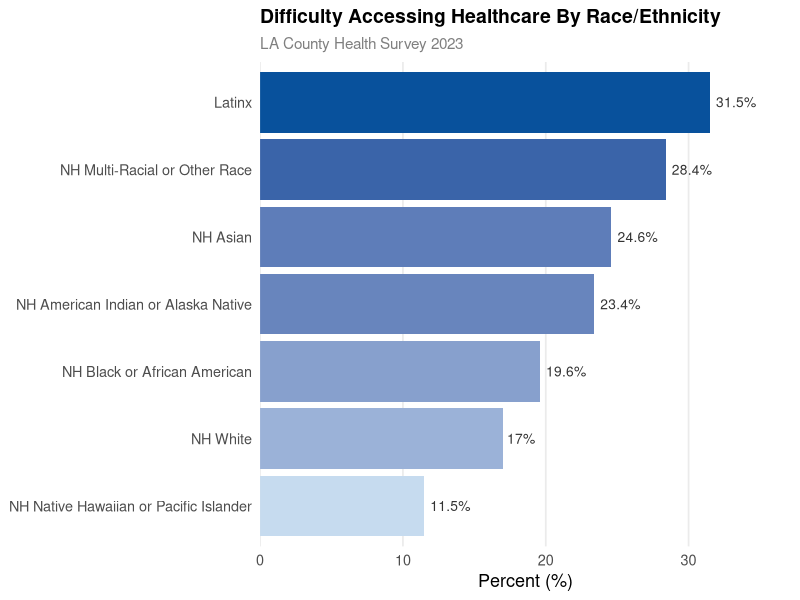
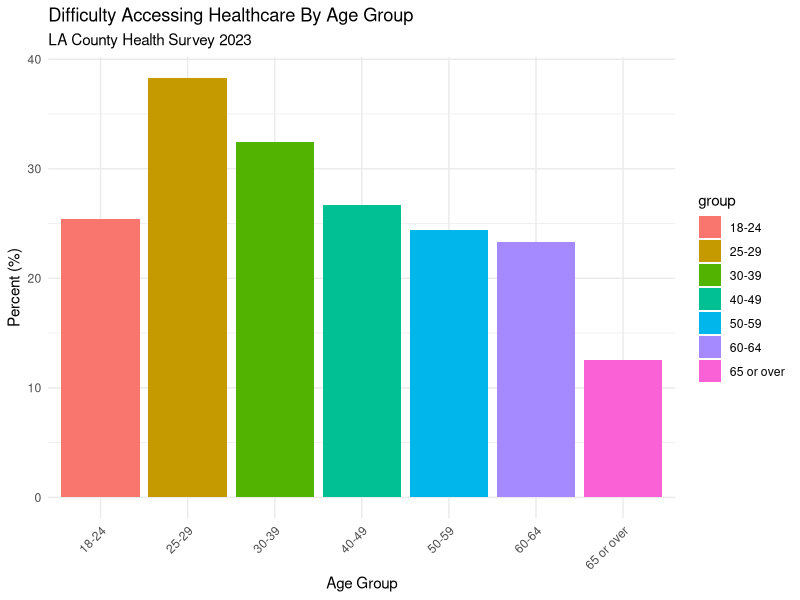
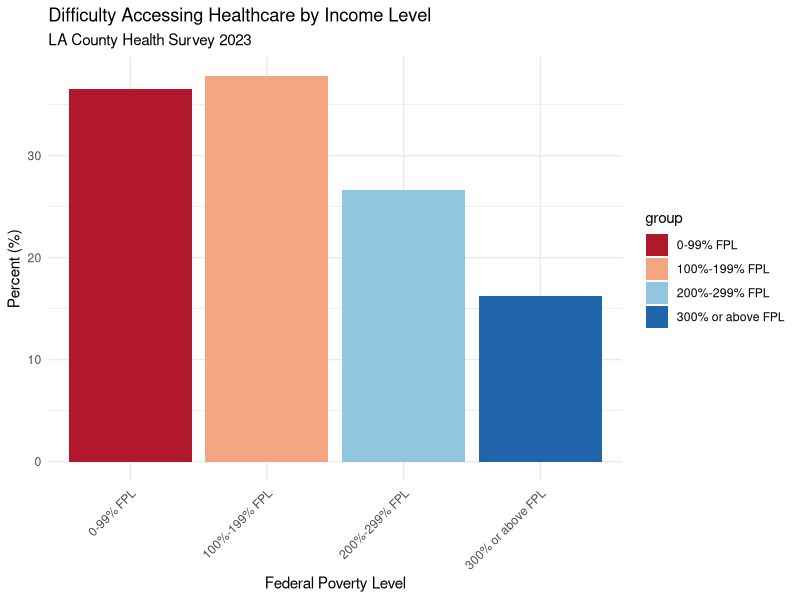
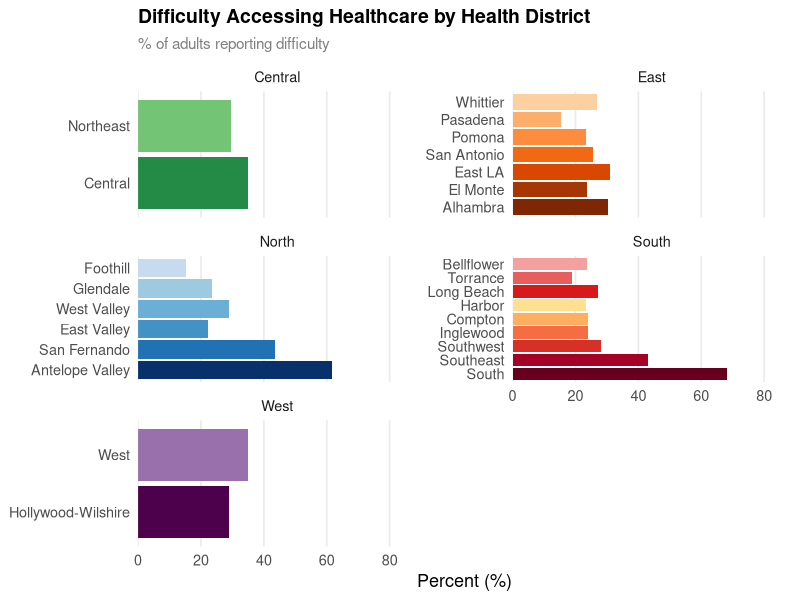
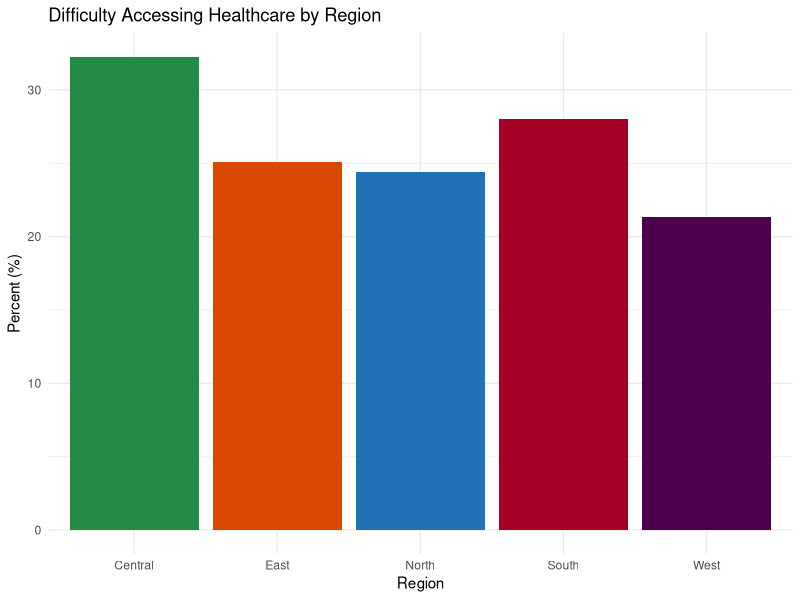

Recreate these plots in R, in order.
# Investigating Healthcare Inequalities in LA County

library(ggplot2)
library(readxl)

#loading the excel data
health_data <- read_excel("data/LACHS2023_Adult_DiffAccCare.xlsx", skip = 6, col_names = FALSE)

names(health_data) <- c("col1", "group", "flag", "proportion", "ci_low", "dash", "ci_high", "estimated_n")

# keep only useful columns
health_data <- health_data[, c("group", "flag", "proportion", "ci_low", "ci_high", "estimated_n")]

head(health_data)
#noticed a lot of nas ! rip
str(health_data)

#cleaning up a bit
health_clean <- health_data[!is.na(health_data$proportion), ]
health_clean <- health_clean[!is.na(health_clean$group), ]

#convering to %
health_clean$percent <- health_clean$proportion * 100
health_clean

# one thing we can do is plot % difficulty by race/ethnicity
race_groups <- c("Latinx", "NH White", "NH Black or African American", 
                 "NH Asian", "NH Native Hawaiian or Pacific Islander",
                 "NH American Indian or Alaska Native", "NH Multi-Racial or Other Race")

#check for this in our clean data
race_data <- health_clean[health_clean$group %in% race_groups, ]

clean_theme <- theme_minimal(base_size = 13) + 
  theme(
    legend.position    = "none",
    panel.grid.major.y = element_blank(),
    panel.grid.minor   = element_blank(),
    axis.title.y       = element_blank(),
    plot.title         = element_text(face = "bold", size = 14),
    plot.subtitle      = element_text(color = "gray50", size = 11),
    plot.caption       = element_text(color = "gray60", size = 9)
  )

#plotting :D
ggplot(race_data, aes(x = reorder(group, percent), y = percent, fill = percent)) +
  geom_bar(stat = "identity") +
  geom_text(aes(label = paste0(round(percent, 1), "%")),
            hjust = -0.15, size = 3.5, color = "gray20") +
  scale_fill_gradient(low = "#c6dbef", high = "#08519c") +
  scale_y_continuous(expand = expansion(mult = c(0, 0.18))) +
  coord_flip() +
  labs(title = "Difficulty Accessing Healthcare By Race/Ethnicity", 
       subtitle = "LA County Health Survey 2023", 
       x = "Race/Ethnicity", y = "Percent (%)") +
  clean_theme

#Latinx most

# we could also plot by age group
age_groups <- c("18-24", "25-29", "30-39", "40-49", "50-59", "60-64", "65 or over")

age_data <- health_clean[health_clean$group %in% age_groups, ]
ggplot(age_data, aes(x = group, y = percent, fill = group)) + 
  geom_bar(stat = "identity") + 
  labs(title = "Difficulty Accessing Healthcare By Age Group",
       subtitle = "LA County Health Survey 2023", 
       x = "Age Group", y = "Percent (%)") + 
  theme_minimal()+
  theme(axis.text.x = element_text(angle = 45, hjust = 1))
# 25-29 most
print(health_clean, n = 83) 

#oh also an income plot
poverty_groups <- c("0-99% FPL", "100%-199% FPL", "200%-299% FPL", "300% or above FPL")

poverty_data <- health_clean[health_clean$group %in% poverty_groups, ]
poverty_data$group <- factor(poverty_data$group, levels = poverty_groups)

ggplot(poverty_data, aes(x = group, y = percent, fill = group))+
  geom_bar(stat = "identity") + 
  scale_fill_manual(values = colorRampPalette(c("#b2182b","#f4a582","#92c5de","#2166ac"))(length(poverty_groups))) +
  labs(title = "Difficulty Accessing Healthcare by Income Level", 
       subtitle = "LA County Health Survey 2023", 
       x = "Federal Poverty Level", y = "Percent (%)") +
  theme_minimal()+
  theme(axis.text.x = element_text(angle = 45, hjust = 1))
# seems like 100% - 199% federal poverty level struggles most, as they're just above the poverty line, so they don't receive as much support as 0-99%


district_groups <- c("Alhambra", "Antelope Valley", "Bellflower", "Central", "Compton", 
                     "East LA", "East Valley", "El Monte", "Foothill", "Glendale", 
                     "Harbor", "Hollywood-Wilshire", "Inglewood", "Long Beach", 
                     "Northeast", "Pasadena", "Pomona", "San Antonio", "San Fernando", 
                     "South", "Southeast", "Southwest", "Torrance", "West", 
                     "West Valley", "Whittier")
district_data <- health_clean[health_clean$group %in% district_groups, ]

# geographic groups of all the districts for a North South East West and Central La split
district_data$geo_group <- NA
district_data$geo_group[district_data$group %in% c("Antelope Valley", "San Fernando", "East Valley", "West Valley", "Glendale", "Foothill")] <- "North"
district_data$geo_group[district_data$group %in% c("Central", "Northeast")]                                                                   <- "Central"
district_data$geo_group[district_data$group %in% c("East LA", "El Monte", "San Antonio", "Pomona", "Pasadena", "Whittier", "Alhambra")]        <- "East"
district_data$geo_group[district_data$group %in% c("South", "Southeast", "Southwest", "Inglewood", "Compton", "Harbor", "Long Beach", "Torrance", "Bellflower")] <- "South"
district_data$geo_group[district_data$group %in% c("West", "Hollywood-Wilshire")]                                                             <- "West"

district_data$group <- factor(district_data$group, levels = c(
  "Antelope Valley", "San Fernando", "East Valley", "West Valley", "Glendale", "Foothill",  # North
  "Central", "Northeast",                                                                     # Central
  "Alhambra", "El Monte", "East LA", "San Antonio", "Pomona", "Pasadena", "Whittier",        # East
  "South", "Southeast", "Southwest", "Inglewood", "Compton", "Harbor", "Long Beach", "Torrance", "Bellflower", # South
  "Hollywood-Wilshire", "West"                                                                # West
))
geo_colors <- c(
  # North  blue shades
  "Antelope Valley" = "#08306b", "San Fernando" = "#2171b5",
  "East Valley"     = "#4292c6", "West Valley"  = "#6baed6",
  "Glendale"        = "#9ecae1", "Foothill"     = "#c6dbef",
  # Central  green shades
  "Central"  = "#238b45", "Northeast" = "#74c476",
  # East  orange shades
  "Alhambra"    = "#7f2704", "El Monte"   = "#a63603",
  "East LA"     = "#d94801", "San Antonio"= "#f16913",
  "Pomona"      = "#fd8d3c", "Pasadena"   = "#fdae6b",
  "Whittier"    = "#fdd0a2",
  # South - red shades
  "South"       = "#67001f", "Southeast"  = "#a50026",
  "Southwest"   = "#d73027", "Inglewood"  = "#f46d43",
  "Compton"     = "#fdae61", "Harbor"     = "#fee090",
  "Long Beach"  = "#d7191c", "Torrance"   = "#e85d5d",
  "Bellflower"  = "#f5a0a0",
  # West - purple
  "Hollywood-Wilshire" = "#4d004b", "West" = "#9970ab"
)

ggplot(district_data, aes(x = group, y = percent, fill = group)) +
  geom_bar(stat = "identity") +
  scale_fill_manual(values = geo_colors) +
  scale_y_continuous(expand = expansion(mult = c(0, 0.3))) + 
  facet_wrap(~ geo_group, scales = "free_y", ncol = 2) +
  coord_flip() +
  labs(title = "Difficulty Accessing Healthcare by Health District", 
       subtitle = "% of adults reporting difficulty",
       x = "Region", y = "Percent (%)") +
  clean_theme
#South seems highest

geo_summary <- aggregate(percent ~ geo_group, data = district_data, FUN = mean)

ggplot(geo_summary, aes(x = geo_group, y = percent, fill = geo_group)) +
  geom_bar(stat = "identity") +
  scale_fill_manual(values = c("North" = "#2171b5", "Central" = "#238b45", 
                               "East"  = "#d94801", "South"   = "#a50026", 
                               "West"  = "#4d004b")) +
  labs(title = "Difficulty Accessing Healthcare by Region",
       x = "Region", y = "Percent (%)") +
  theme_minimal() +
  theme(legend.position = "none")

race_model <- lm(percent ~ group, data = race_data)
summary(race_model)
print(health_clean[38:46, ])
# check out lm results, what yes/no refer to
